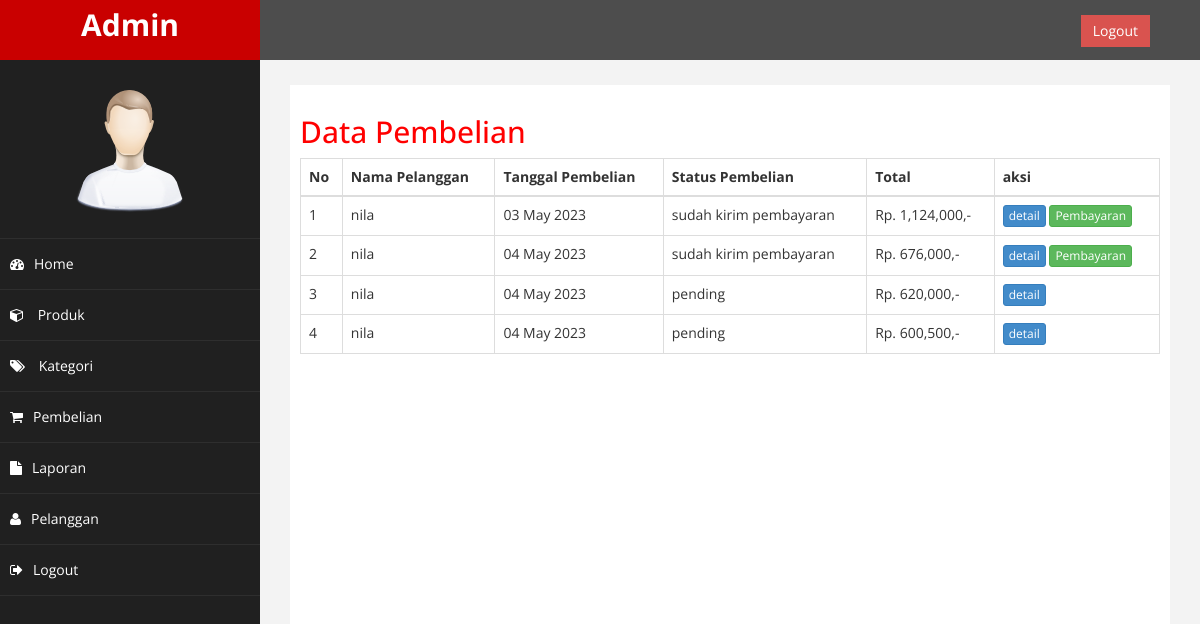
Page /admin/index.php?halaman=pembelian (signed in) on the committed database.
### tables this page shows
CREATE TABLE `pembelian` (
  `id_pembelian` int(11) NOT NULL,
  `id_pelanggan` int(11) NOT NULL,
  `tanggal_pembelian` date NOT NULL,
  `total_pembelian` int(11) NOT NULL,
  `alamat_pengiriman` text NOT NULL,
  `status_pembelian` varchar(100) NOT NULL DEFAULT 'pending',
  `resi_pengiriman` varchar(50) NOT NULL,
  `totalberat` int(11) NOT NULL,
  `provinsi` varchar(255) NOT NULL,
  `distrik` varchar(255) NOT NULL,
  `tipe` varchar(255) NOT NULL,
  `kodepos` varchar(255) NOT NULL,
  `ekspedisi` varchar(255) NOT NULL,
  `paket` varchar(255) NOT NULL,
  `ongkir` int(11) NOT NULL,
  `estimasi` varchar(255) NOT NULL
);

CREATE TABLE `pelanggan` (
  `id_pelanggan` int(11) NOT NULL,
  `email_pelanggan` varchar(100) NOT NULL,
  `password_pelanggan` varchar(50) NOT NULL,
  `nama_pelanggan` varchar(100) NOT NULL,
  `telepon_pelanggan` varchar(100) NOT NULL,
  `alamat_pelanggan` text NOT NULL
);

### admin/pembelian.php (the view)
<h2>Data Pembelian</h2>
<table class="table table-bordered">
	<thead>
		<tr>
		<th>No</th>
		<th>Nama Pelanggan</th>
		<th>Tanggal Pembelian</th>
		<th>Status Pembelian</th>
		<th>Total</th>
		<th>aksi</th>
		</tr>
	</thead>
	<tbody>
		<?php $no=1; ?>
		<?php $ambil = $koneksi->query("SELECT * FROM pembelian JOIN pelanggan ON pembelian.id_pelanggan = pelanggan.id_pelanggan"); ?>
		<?php while($pecah = $ambil->fetch_assoc()): ?>
		<tr>
			<td><?= $no; ?></td>
			<td><?= $pecah["nama_pelanggan"]; ?></td>
			<td><?= date("d F Y", strtotime($pecah["tanggal_pembelian"])); ?></td>
			<td><?= $pecah["status_pembelian"]; ?></td>
			<td>Rp. <?= number_format($pecah["total_pembelian"]); ?>,-</td>
			<td>
				<a href="index.php?halaman=detail&id=<?= $pecah["id_pembelian"]; ?>" class="btn btn-primary btn-xs">detail</a>
				<?php if($pecah['status_pembelian'] != 'pending'): ?>
					<a href="index.php?halaman=pembayaran&id=<?= $pecah['id_pembelian']; ?>" class="btn btn-success btn-xs">Pembayaran</a>
				<?php endif; ?>
			</td>
		</tr>
		<?php $no++; ?>
		<?php endwhile; ?>
	</tbody>
</table>

### admin/assets/css/custom.css (style rules this page uses)
body { font-family: 'Open Sans', sans-serif; }
h2 { color: #f00; }

### rows in the picture
pembelian: id_pelanggan.nama_pelanggan "nila", tanggal_pembelian "03 May 2023", status_pembelian "sudah kirim pembayaran", total_pembelian "1,124,000"
pembelian: id_pelanggan.nama_pelanggan "nila", tanggal_pembelian "04 May 2023", status_pembelian "sudah kirim pembayaran", total_pembelian "676,000"
pembelian: id_pelanggan.nama_pelanggan "nila", tanggal_pembelian "04 May 2023", status_pembelian "pending", total_pembelian "620,000"
pembelian: id_pelanggan.nama_pelanggan "nila", tanggal_pembelian "04 May 2023", status_pembelian "pending", total_pembelian "600,500"
